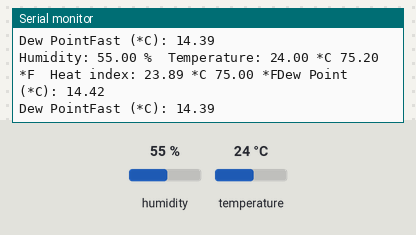
A sketch run on a simulated Arduino Uno, built with avr-gcc and run on an emulated ATmega328P. On the bench: the last lines printed to the serial monitor. Inputs (shaded band) come from the test bench; at power-on: humidity 55 %, temperature 24 °C.

Above: at 4.9 s.
5.0 s: humidity set to 22 %
At 7.2 s:
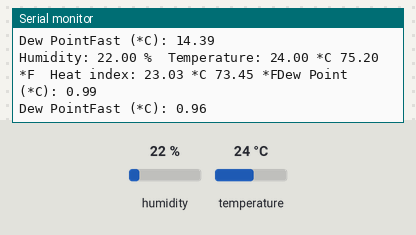
8.1 s: temperature set to 41 °C
At 9.7 s:
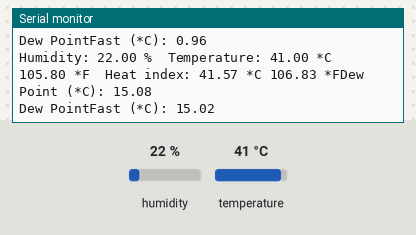
14.6 s: humidity set to 40 %
At 14.67 s:
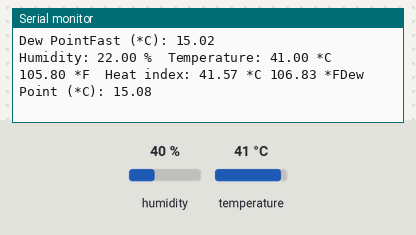
Timing chart, 0 to 17.6 s (numbered marks = the images above; inputs shaded):
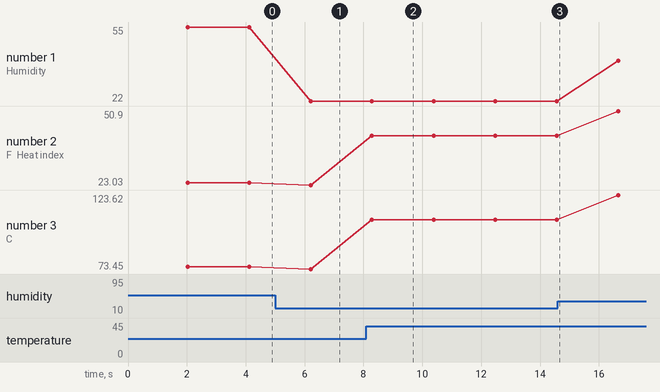

The sketch:

dht11.ino
```cpp
// reference: http://playground.arduino.cc/Main/DHT11Lib

#include "DHT.h"

#define DHTPIN A1 // o pino que esta sendo utilizado

#define DHTTYPE DHT11
DHT dht(DHTPIN, DHTTYPE);

// dewPoint function NOAA
// reference (1) : http://wahiduddin.net/calc/density_algorithms.htm
// reference (2) : http://www.colorado.edu/geography/weather_station/Geog_site/about.htm
double dewPoint(double celsius, double humidity) {
  // (1) Saturation Vapor Pressure = ESGG(T)
  double RATIO = 373.15 / (273.15 + celsius);
  double RHS = -7.90298 * (RATIO - 1);
  RHS += 5.02808 * log10(RATIO);
  RHS += -1.3816e-7 * (pow(10, (11.344 * (1 - 1/RATIO ))) - 1) ;
  RHS += 8.1328e-3 * (pow(10, (-3.49149 * (RATIO - 1))) - 1) ;
  RHS += log10(1013.246);

  // factor -3 is to adjust units - Vapor Pressure SVP * humidity
  double VP = pow(10, RHS - 3) * humidity;

  // (2) DEWPOINT = F(Vapor Pressure)
  double T = log(VP/0.61078);   // temp var
  return (241.88 * T) / (17.558 - T);
}

// delta max = 0.6544 wrt dewPoint()
// 6.9 x faster than dewPoint()
// reference: http://en.wikipedia.org/wiki/Dew_point
double dewPointFast(double celsius, double humidity) {
  double a = 17.271;
  double b = 237.7;
  double temp = (a * celsius) / (b + celsius) + log(humidity*0.01);
  double Td = (b * temp) / (a - temp);
  return Td;
}

void setup() {
  Serial.begin(9600);
  Serial.println("DHTxx test!");

  dht.begin();
}

void loop() {
  delay(2000);

  float h = dht.readHumidity();
  float t = dht.readTemperature(); // le a temperatura em Celsius (default)
  float f = dht.readTemperature(true); // le a temperatura em Fahrenheit (isFahrenheit = true)

  // checa se alguma leitura falhou, reiniciando o processo caso haja falha
  if (isnan(h) || isnan(t) || isnan(f)) {
    Serial.println("Failed to read from DHT sensor!");
    return;
  }

  float hif = dht.computeHeatIndex(f, h); // sensacao de calor em Fahrenheit (default)
  float hic = dht.computeHeatIndex(t, h, false); // sensacao de calor em Celsius (false)

  Serial.print("Humidity: ");
  Serial.print(h);
  Serial.print(" %\t");
  Serial.print("Temperature: ");
  Serial.print(t);
  Serial.print(" *C ");
  Serial.print(f);
  Serial.print(" *F\t");
  Serial.print("Heat index: ");
  Serial.print(hic);
  Serial.print(" *C ");
  Serial.print(hif);
  Serial.print(" *F");

  Serial.print("Dew Point (*C): ");
  Serial.println(dewPoint(t, h));
  Serial.print("Dew PointFast (*C): ");
  Serial.println(dewPointFast(t, h));
}
```

Measured:
- after the input at 5.0 s, the serial monitor: prints a new line after 1.2 s (image 1)
- after the input at 8.1 s, the serial monitor: prints a new line after 0.19 s (image 2)
- plotted number 1: 55 → 22 after the input at 5.0 s, 22 → 40 after the input at 14.6 s
- plotted number 2: 23.89 → 23.03 after the input at 5.0 s, 23.03 → 41.57 after the input at 8.1 s, 41.57 → 50.9 after the input at 14.6 s
- plotted number 3: 75 → 73.45 after the input at 5.0 s, 73.45 → 106.83 after the input at 8.1 s, 106.83 → 123.62 after the input at 14.6 s
